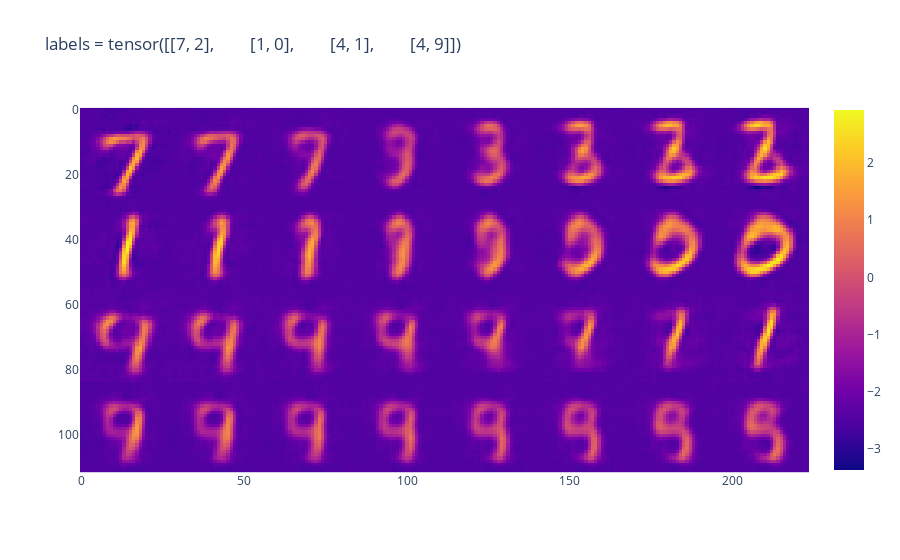

The notebook cell saved with this chart:
### Markdown cell above
### intermediate numbers

### Code cell
batch_size = 8
evalloader_bigbatch = DataLoader(mnist_eval, batch_size=batch_size, shuffle=False)
autoencoder.eval()
generator = enumerate(evalloader_bigbatch)
_, (images,labels) = next(generator)

fade_count = 8

linspace_up = t.linspace(0,1,fade_count)
linspace_down = t.linspace(1,0,fade_count)

sample, _, _ = autoencoder.sample_encoder(images)
sample = sample[...,None]
combined_vectors = t.repeat_interleave(sample[::2],fade_count,2)*linspace_down + t.repeat_interleave(sample[1::2],fade_count,2)*linspace_up
combined_vectors = rearrange(combined_vectors, "b l n -> (b n) l")
decoded_one_hot = autoencoder.decoder(combined_vectors)
decoded_one_hot = rearrange(decoded_one_hot, "(b n) c h w -> (b h) (n c w)", n=fade_count)
px.imshow(decoded_one_hot.detach().cpu().numpy(), title=f"labels = {rearrange(labels, '(l n) -> l n', l=batch_size//2)}")

### Figure 1 — Plotly figure (JSON) as saved in the notebook; plotly's stock layout.template omitted (floating-point values rounded to 4 significant figures; data arrays with more than 128 entries replaced by an {"elided": "..."} marker saying what was removed)
{"data": [{"coloraxis": "coloraxis", "hovertemplate": "x: %{x}<br>y: %{y}<br>color: %{z}<extra></extra>", "name": "0", "type": "heatmap", "xaxis": "x", "yaxis": "y", "z": {"elided": "112x224 float values"}}], "layout": {"coloraxis": {"colorscale": [[0, "#0d0887"], [0.1111, "#46039f"], [0.2222, "#7201a8"], [0.3333, "#9c179e"], [0.4444, "#bd3786"], [0.5556, "#d8576b"], [0.6667, "#ed7953"], [0.7778, "#fb9f3a"], [0.8889, "#fdca26"], [1, "#f0f921"]]}, "title": {"text": "labels = tensor([[7, 2],\n        [1, 0],\n        [4, 1],\n        [4, 9]])"}, "xaxis": {"anchor": "y", "constrain": "domain", "domain": [0, 1], "scaleanchor": "y"}, "yaxis": {"anchor": "x", "autorange": "reversed", "constrain": "domain", "domain": [0, 1]}}}
